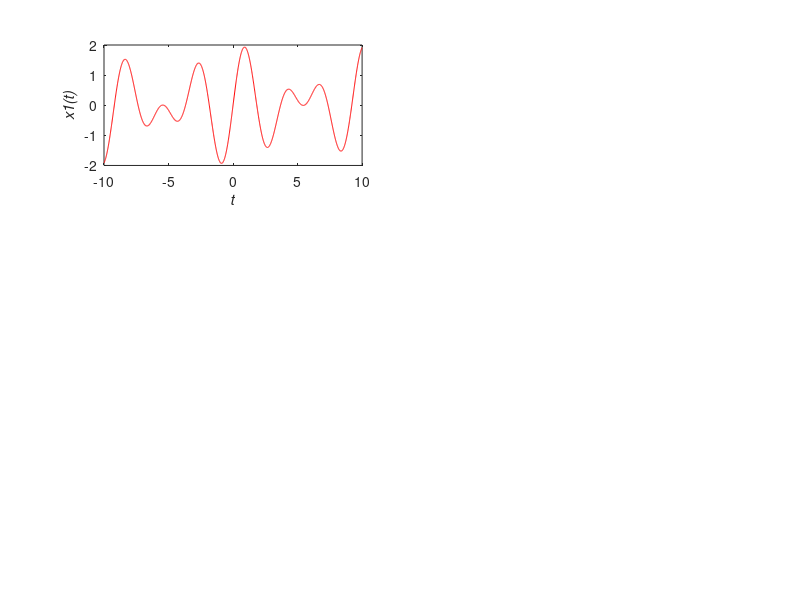

Source code (MATLAB): (Note: this script raises an error after producing the figure.)
clc
clear all
close all

% part b
dt = 0.01;
tmax = 10;
tmin = -10;

t = tmin:dt:tmax;
x1 = sin(sqrt(2).*t) + sin(2.*t) ;
subplot(3,2,1);
plot(t,x1,'r');
xlabel('\itt');ylabel('\itx1(t)');

syms t;
fun = @(t) (sin(sqrt(2).*t) + sin(2.*t)).^2;
Ex = limit(int(fun,-t,t),t,inf);
Px = limit(int(fun,-t,t)/(2*t),t,inf);
disp('Energy = ');
disp(Ex);
disp('Power = ');
disp(Px);

t = tmin:dt:tmax;
x1 = 3*cos(2*pi*t/3 + pi/3).*u(t) ;
subplot(3,2,2);
plot(t,x1,'r');
xlabel('\itt');ylabel('\itx2(t)');

syms t;
fun = @(t) (3*cos(2*pi*t/3 + pi/3)).^2;
Ex = limit(int(fun,0,t),t,inf);
Px = limit(int(fun,0,t)/(2*t),t,inf);
disp('Energy = ');
disp(Ex);
disp('Power = ');
disp(Px);

t = tmin:dt:tmax;
x1 = u(t+1/2) - u(t-1/2) ;
subplot(3,2,3);
plot(t,x1,'r');
xlabel('\itt');ylabel('\itx3(t)');

disp('Energy = ');
disp('1');
disp('Power = ');
disp('1');

t = tmin:dt:tmax;
x1 = r(t+1) - 2*r(t) + r(t-1) ;
subplot(3,2,4);
plot(t,x1,'r');
xlabel('\itt');ylabel('\itx4(t)');

syms t;
fun = @(t) (1-t).^2;
Ex = limit(int(fun,0,t),t,1);
Px = limit(int(fun,0,t),t,1);
disp('Energy = ');
disp(2*Ex);
disp('Power = ');
disp(Px);

t = tmin:dt:tmax;
x1 = sawtooth(2*t - 5/6) ;
subplot(3,2,5.5);
plot(t,x1,'r');
xlabel('\itt');ylabel('\itx5(t)');
